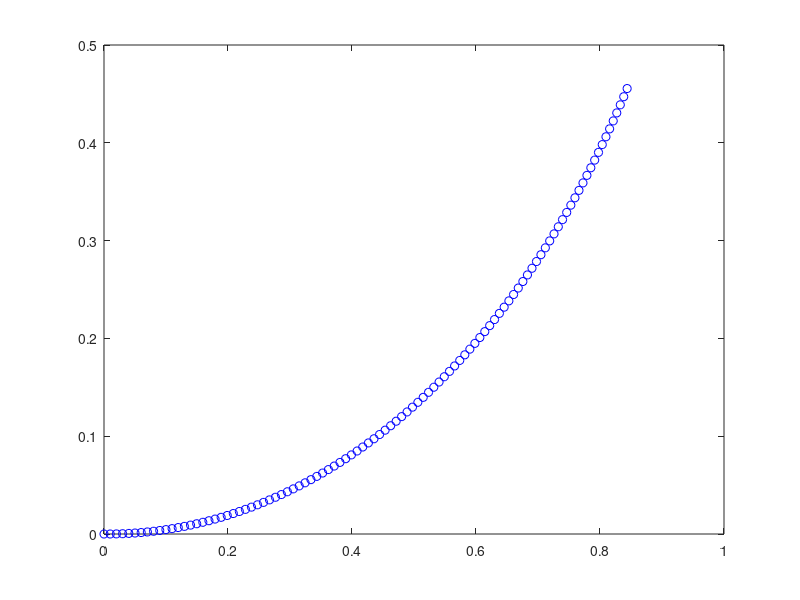

Write MATLAB code to recreate this figure.
% Robotic Simulator
% 2Feb2023
clc, clearvars, close all

% parameters
t_max = 10;
delta_t = 0.1;

v = 0.1; % m/s
omega = 0.1; % rad/s

% initial conditions
x0 = 0; y0 = 0; theta0 = 0;
state.x = x0;
state.y = y0;
state.theta = theta0;

% simulation
for t = 0:delta_t:t_max

    % update state 
    new_state.x = state.x + delta_t*v*cos(state.theta);
    new_state.y = state.y + delta_t*v*sin(state.theta);
    new_state.theta = state.theta + delta_t*omega;

    plot(state.x,state.y,'bo')
    pause(0.1)
    hold on

    state = new_state;

end